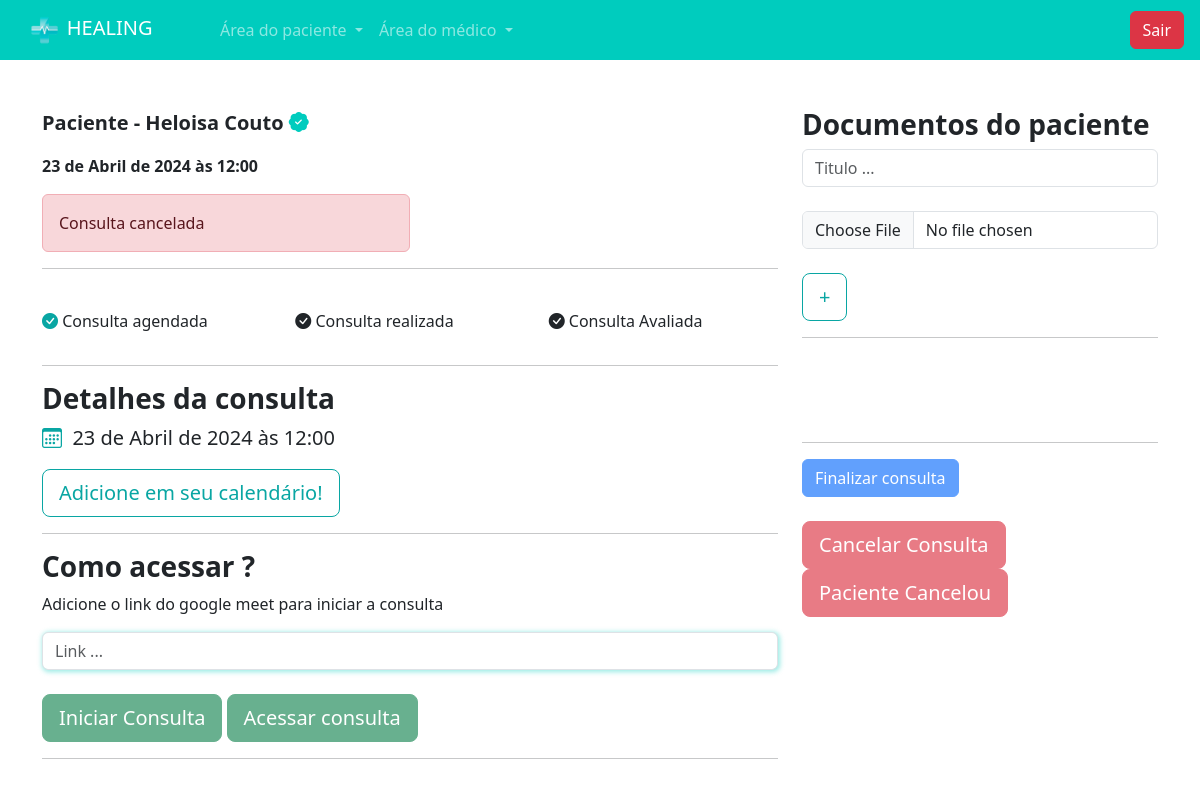
/medicos/consulta_area_medico/34/ (signed in), run on the app's committed database.
### paciente/models.py (models this page shows, shortened)
class Consulta(models.Model):
    status_choices = (
        ('A', 'Agendada'),
        ('F', 'Finalizada'),
        ('C', 'Cancelada'),
        ('I', 'Iniciada'),
        ('S', 'Avaliada')
    )
    paciente = models.ForeignKey(User, on_delete=models.DO_NOTHING)
    data_aberta = models.ForeignKey(DatasAbertas, on_delete=models.DO_NOTHING)
    status = models.CharField(max_length=1, choices=status_choices, default='A')
    link = models.URLField(null=True, blank=True)

### medico/models.py (models this page shows, shortened)
class DatasAbertas(models.Model):
    data = models.DateTimeField()
    user = models.ForeignKey(User, on_delete=models.DO_NOTHING)
    agendado = models.BooleanField(default=False)

### medico/views.py (the view, shortened to what this page needs)
# urls.py: path('consulta_area_medico/<int:id_consulta>/', views.consulta_area_medico, name="consulta_area_medico"),
def consulta_area_medico(request, id_consulta):
    if not is_medico(request.user):
        messages.add_message(request, constants.WARNING, 'Somente médicos podem acessar essa página.')
        return redirect('/usuarios/sair')
    if request.method == "GET":
        consulta = Consulta.objects.get(id=id_consulta)
        documentos = Documento.objects.filter(consulta=consulta)
        avaliacoes = Avaliacoes.objects.filter(consulta_id=id_consulta)
        return render(request, 'consulta_area_medico.html', {'consulta': consulta, 'documentos': documentos, 'avaliacoes':avaliacoes, 'is_medico': is_medico(request.user)})

### medico/models.py (called while the page is built)
def is_medico(user):
    return DadosMedico.objects.filter(user=user).exists()

### medico/templates/consulta_area_medico.html (shortened to what this page needs)
{% extends "base.html" %}
{% load static %}
{% block 'head' %}
    <link rel="stylesheet" href="{% static 'medicos/css/abrir_horario.css' %}">
    <link rel="stylesheet" href="{% static 'usuarios/css/usuarios.css' %}">
    <link rel="stylesheet" href="{% static 'medicos/css/cadastro_medico.css' %}">
    <link rel="stylesheet" href="{% static 'pacientes/css/home.css' %}">
    <link rel="stylesheet" href="{% static 'pacientes/css/agendar_horario.css' %}">
    <link rel="stylesheet" href="https://cdn.jsdelivr.net/npm/bootstrap-icons@1.11.3/font/bootstrap-icons.min.css">
{% endblock 'head' %}
{% block 'body' %}
    {% include "partials/navbar.html" %}
    <br><br>
    <div class="container">
        <div class="row">
            <div class="col-md-8">
                <div class="row">
                    <div class="col-md">
                        <p style="font-size: 20px" class="p-bold">Paciente - {{consulta.paciente.get_full_name}} <i class="bi bi-patch-check-fill icon-main"></i></p>
                        <p class="p-bold">{{consulta.data_aberta.data}}</p>
                    </div>
                </div>
                <div class="col-md-6">
                    {% if consulta.status == 'C' %}
                        <div class="alert alert-danger" role="alert">
                            Consulta cancelada
                        </div>
                    {% elif consulta.status == 'F' %}
                        <div class="alert alert-success" role="alert">
                            Consulta Finalizada
                        </div>
                    {% elif consulta.status == 'I' %}
                        <div class="alert alert-primary" role="alert">
                            Consulta inicializada, acesse o link imediatamente!
                        </div>
                    {% endif %}
                </div>
                <hr>
                <br>
                <div class="row">
                    <div class="col-md">
                        <p><i class="color-dark bi bi-check-circle-fill"></i> Consulta agendada</p>
                    </div>
                    <div class="col-md">
                        <p><i class="{% if consulta.status == 'F' or consulta.status == 'S' %}color-dark{% endif %} bi bi-check-circle-fill"></i> Consulta realizada</p>
                    </div>
                    <div class="col-md">
                        <p><i class="{% if consulta.status == 'S' %}color-dark{% endif %} bi bi-check-circle-fill"></i> Consulta Avaliada</p>
                    </div>
                </div>
                <hr>
                <div class="row">
                    <div class="col-md">
                        <h3 class="p-bold">Detalhes da consulta</h3>
                        <p style="font-size:20px"><i class="bi bi-calendar3 color-dark"></i>&nbsp {{consulta.data_aberta.data}}</p>
                        <a href="https://calendar.google.com" target="_blank" style="cursor-pointer" class="btn btn-dark-color-outline btn-lg">Adicione em seu calendário!</a>
                    </div>
                </div>
                <hr>
                <h3 class="p-bold">Como acessar ?</h3>
                <p>Adicione o link do google meet para iniciar a consulta</p>
                <form action="{% url 'consulta_area_medico' consulta.id %}" method="POST">{% csrf_token %}
                    <input type="text" name="link" class="form-control shadow-main-color" id="" placeholder="Link ..." value="{% if consulta.link %}{{consulta.link}}{% endif %}">
                    <br>
                    {% if consulta.status == 'A' %}
                        <input type="submit" class="btn btn-success btn-dark-color btn-lg" value="Iniciar Consulta">
                    {% else %}
                        <input type="submit" class="btn btn-success btn-dark-color btn-lg disabled" value="Iniciar Consulta">
                    {% endif %}
                    {% if consulta.status == 'I' and consulta.link %}
                         <a href="{{consulta.link}}" target="_blank" class="btn btn-success btn-dark-color btn-lg" >Acessar consulta</a>
                    {% else %}
                        <a href="{{consulta.link}}"  class="btn btn-success btn-dark-color btn-lg disabled" >Acessar consulta</a>
                    {% endif %}
                </form>
                <hr>
                <br>
                <br>
                <br>
                <br>
            </div>
            <div class="col-md">
                <h3 class="p-bold">Documentos do paciente</h3>
                <form action="{% url 'add_documento' consulta.id %}" method="POST" enctype="multipart/form-data">{% csrf_token %}
                    <input type="text" name="titulo" class="form-control" placeholder="Titulo ...">
                    <br>
                    <input type="file" name="documento" class="form-control">
                    <br>
                    <input type="submit" class="btn btn-dark-color-outline btn-lg" value="+">
                </form>
                <hr>
                <br>
                <br><br>
                <hr>
                {% if consulta.status == 'I' %}
                    <a href="{% url 'finalizar_consulta' consulta.id %}" class="btn btn-primary" >Finalizar consulta</a>
                {% else %}
                    <a href="{% url 'finalizar_consulta' consulta.id %}" class="btn btn-primary disabled" >Finalizar consulta</a>
                {% endif %}
                <br><br>
                {% if consulta.status == 'A' %}
                    <a href="{% url 'cancelar_consulta_med2' consulta.id %}" class="btn btn-danger btn-lg" >Cancelar Consulta</a>
                {% else %}
                    <a href="{% url 'cancelar_consulta_med2' consulta.id %}" class="btn btn-danger btn-lg disabled" >Cancelar Consulta</a>
                {% endif %}
                {% if consulta.status == 'A' %}
                    <a href="{% url 'cancelar_consulta_med2' consulta.id %}" class="btn btn-danger btn-lg" >Paciente Cancelou</a>
                {% else %}
                    <a href="{% url 'cancelar_consulta_med2' consulta.id %}" class="btn btn-danger btn-lg disabled" >Paciente Cancelou</a>
                {% endif %}
            </div>
        </div>
    </div>
{% endblock 'body' %}

### templates/static/geral/css/base.css (style rules this page uses)
:root { --main-color: #00CCBE; --dark-color: #09A6A3; --contrast-color: #FFD686; }
.p-bold { font-weight: bold; }
.color-dark { color: var(--dark-color); }

### templates/static/usuarios/css/usuarios.css (style rules this page uses)
.btn-dark-color { background-color: var(--dark-color); color: white; }
.btn-dark-color-outline { border: 1px solid var(--dark-color); color: var(--dark-color) }

### templates/static/medicos/css/cadastro_medico.css (style rules this page uses)
.shadow-main-color { box-shadow: 1px 1px 5px 1px rgba(0, 204, 190,.4); }

### templates/static/pacientes/css/home.css (style rules this page uses)
.icon-main { color: var(--main-color); }

### data on the page
Consulta: paciente.get_full_name "Heloisa Couto", data_aberta.data "23 de Abril de 2024 às 12:00"
